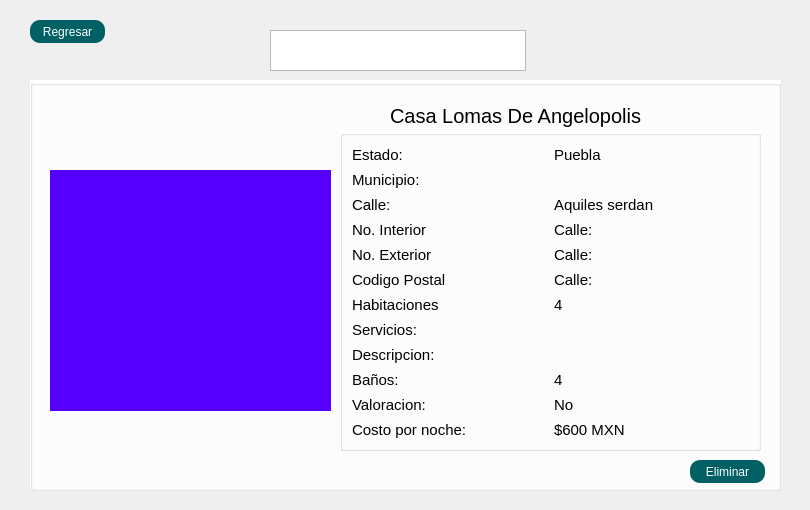
      <widget class="QWidget" name="Administrador_17">
       <widget class="QLabel" name="label_44">
        <property name="geometry">
         <rect>
          <x>10</x>
          <y>10</y>
          <width>791</width>
          <height>491</height>
         </rect>
        </property>
        <property name="styleSheet">
         <string notr="true">border-image: url(C:/Users/ailes/OneDrive/Escritorio/HRS/Recursos/admin.png);</string>
        </property>
        <property name="text">
         <string/>
        </property>
       </widget>
       <widget class="QGroupBox" name="groupBox_53">
        <property name="geometry">
         <rect>
          <x>30</x>
          <y>80</y>
          <width>751</width>
          <height>411</height>
         </rect>
        </property>
        <property name="styleSheet">
         <string notr="true">QGroupBox{
background-color:white;
}

QGridLayout{
background-color:white;
}

QLabel{
background-color:transparent;
color:black;
}
QLineEdit{
background-color:transparent;
border:none;
border-bottom: 1px solid;
border-color: black;
border-bottom: 1px solid;
}

QPushButton{
	background-color: #006064;
	color: white;
    selection-color: white;  
    border-radius: 10px; 
    padding: 2px 4px;
}

QPushButton:hover{
	background-color: #006064;
	color: white;
    selection-color: white;  
    border-radius: 10px; 
    padding: 2px 4px;

}</string>
        </property>
        <property name="title">
         <string/>
        </property>
        <widget class="QLabel" name="label_ImagenCasa_18">
         <property name="geometry">
          <rect>
           <x>20</x>
           <y>90</y>
           <width>281</width>
           <height>241</height>
          </rect>
         </property>
         <property name="styleSheet">
          <string notr="true">background-color: rgb(85, 0, 255);</string>
         </property>
         <property name="text">
          <string/>
         </property>
        </widget>
        <widget class="QLabel" name="label_299">
         <property name="geometry">
          <rect>
           <x>360</x>
           <y>20</y>
           <width>351</width>
           <height>31</height>
          </rect>
         </property>
         <property name="styleSheet">
          <string notr="true">
font-size: 20px;
</string>
         </property>
         <property name="text">
          <string>Casa Lomas De Angelopolis</string>
         </property>
        </widget>
        <widget class="QGroupBox" name="gridGroupBox_2">
         <property name="geometry">
          <rect>
           <x>310</x>
           <y>50</y>
           <width>421</width>
           <height>321</height>
          </rect>
         </property>
         <layout class="QGridLayout" name="gridLayout_2">
          <item row="10" column="2">
           <widget class="QLabel" name="mascota_2">
            <property name="styleSheet">
             <string notr="true">
font-size: 15px;</string>
            </property>
            <property name="text">
             <string>No</string>
            </property>
           </widget>
          </item>
          <item row="7" column="0">
           <widget class="QLabel" name="label_80">
            <property name="styleSheet">
             <string notr="true"> font-size: 15px;</string>
            </property>
            <property name="text">
             <string>Servicios:</string>
            </property>
           </widget>
          </item>
          <item row="11" column="2">
           <widget class="QLabel" name="precio_4">
            <property name="styleSheet">
             <string notr="true">font-size: 15px;</string>
            </property>
            <property name="text">
             <string>$600 MXN</string>
            </property>
           </widget>
          </item>
          <item row="5" column="0">
           <widget class="QLabel" name="label_317">
            <property name="styleSheet">
             <string notr="true">
 font-size: 15px;</string>
            </property>
            <property name="text">
             <string>Codigo Postal</string>
            </property>
           </widget>
          </item>
          <item row="6" column="2">
           <widget class="QLabel" name="habitaciones_3">
            <property name="styleSheet">
             <string notr="true">font-size: 15px;</string>
            </property>
            <property name="text">
             <string>4</string>
            </property>
           </widget>
          </item>
          <item row="2" column="2">
           <widget class="QLabel" name="calle_3">
            <property name="styleSheet">
             <string notr="true">
font-size: 15px;</string>
            </property>
            <property name="text">
             <string>Aquiles serdan</string>
            </property>
           </widget>
          </item>
          <item row="0" column="0">
           <widget class="QLabel" name="label_310">
            <property name="styleSheet">
             <string notr="true"> font-size: 15px;</string>
            </property>
            <property name="text">
             <string>Estado:</string>
            </property>
           </widget>
          </item>
          <item row="0" column="2">
           <widget class="QLabel" name="estado_4">
            <property name="styleSheet">
             <string notr="true">
font-size: 15px;</string>
            </property>
            <property name="text">
             <string>Puebla</string>
            </property>
           </widget>
          </item>
          <item row="2" column="0">
           <widget class="QLabel" name="label_312">
            <property name="styleSheet">
             <string notr="true">
 font-size: 15px;</string>
            </property>
            <property name="text">
             <string>Calle:</string>
            </property>
           </widget>
          </item>
          <item row="5" column="2">
           <widget class="QLabel" name="cp_3">
            <property name="styleSheet">
             <string notr="true">
 font-size: 15px;</string>
            </property>
            <property name="text">
             <string>Calle:</string>
            </property>
           </widget>
          </item>
          <item row="4" column="2">
           <widget class="QLabel" name="no_exterior_2">
            <property name="styleSheet">
             <string notr="true">
 font-size: 15px;</string>
            </property>
            <property name="text">
             <string>Calle:</string>
            </property>
           </widget>
          </item>
          <item row="11" column="0">
           <widget class="QLabel" name="label_309">
            <property name="styleSheet">
             <string notr="true">
 font-size: 15px;</string>
            </property>
            <property name="text">
             <string>Costo por noche:</string>
            </property>
           </widget>
          </item>
          <item row="3" column="0">
           <widget class="QLabel" name="label_315">
            <property name="styleSheet">
             <string notr="true">
 font-size: 15px;</string>
            </property>
            <property name="text">
             <string>No. Interior</string>
            </property>
           </widget>
          </item>
          <item row="10" column="0">
           <widget class="QLabel" name="label_313">
            <property name="styleSheet">
             <string notr="true">
 font-size: 15px;</string>
            </property>
            <property name="text">
             <string>Valoracion:</string>
            </property>
           </widget>
          </item>
          <item row="9" column="2">
           <widget class="QLabel" name="banos_3">
            <property name="styleSheet">
             <string notr="true">
font-size: 15px;</string>
            </property>
            <property name="text">
             <string>4</string>
            </property>
           </widget>
          </item>
          <item row="8" column="2">
           <widget class="QLabel" name="Desc">
            <property name="styleSheet">
             <string notr="true"> font-size: 15px;</string>
            </property>
            <property name="text">
             <string/>
            </property>
           </widget>
          </item>
          <item row="9" column="0">
           <widget class="QLabel" name="label_308">
            <property name="styleSheet">
             <string notr="true">
 font-size: 15px;</string>
            </property>
            <property name="text">
             <string>Baños:</string>
            </property>
           </widget>
          </item>
          <item row="7" column="2">
           <widget class="QLabel" name="servicio_2">
            <property name="styleSheet">
             <string notr="true"> font-size: 15px;</string>
            </property>
            <property name="text">
             <string/>
            </property>
           </widget>
          </item>
          <item row="8" column="0">
           <widget class="QLabel" name="label_81">
            <property name="styleSheet">
             <string notr="true"> font-size: 15px;</string>
            </property>
            <property name="text">
             <string>Descripcion:</string>
            </property>
           </widget>
          </item>
          <item row="1" column="0">
           <widget class="QLabel" name="label_79">
            <property name="styleSheet">
             <string notr="true"> font-size: 15px;</string>
            </property>
            <property name="text">
             <string>Municipio:</string>
            </property>
           </widget>
          </item>
          <item row="4" column="0">
           <widget class="QLabel" name="label_314">
            <property name="styleSheet">
             <string notr="true">
 font-size: 15px;</string>
            </property>
            <property name="text">
             <string>No. Exterior</string>
            </property>
           </widget>
          </item>
          <item row="3" column="2">
           <widget class="QLabel" name="no_interior_2">
            <property name="styleSheet">
             <string notr="true">
 font-size: 15px;</string>
            </property>
            <property name="text">
             <string>Calle:</string>
            </property>
           </widget>
          </item>
          <item row="6" column="0">
           <widget class="QLabel" name="label_311">
            <property name="styleSheet">
             <string notr="true">
 font-size: 15px;</string>
            </property>
            <property name="text">
             <string>Habitaciones</string>
            </property>
           </widget>
          </item>
          <item row="1" column="2">
           <widget class="QLabel" name="Mun">
            <property name="styleSheet">
             <string notr="true"> font-size: 15px;</string>
            </property>
            <property name="text">
             <string/>
            </property>
           </widget>
          </item>
         </layout>
        </widget>
        <widget class="QPushButton" name="eliminar">
         <property name="geometry">
          <rect>
           <x>660</x>
           <y>380</y>
           <width>75</width>
           <height>23</height>
          </rect>
         </property>
         <property name="styleSheet">
          <string notr="true"/>
         </property>
         <property name="text">
          <string>Eliminar</string>
         </property>
        </widget>
       </widget>
       <widget class="QTextBrowser" name="textBrowser_14">
        <property name="geometry">
         <rect>
          <x>270</x>
          <y>30</y>
          <width>256</width>
          <height>41</height>
         </rect>
        </property>
        <property name="styleSheet">
         <string notr="true">color:white;</string>
        </property>
        <property name="html">
         <string>&lt;!DOCTYPE HTML PUBLIC &quot;-//W3C//DTD HTML 4.0//EN&quot; &quot;http://www.w3.org/TR/REC-html40/strict.dtd&quot;&gt;
&lt;html&gt;&lt;head&gt;&lt;meta name=&quot;qrichtext&quot; content=&quot;1&quot; /&gt;&lt;style type=&quot;text/css&quot;&gt;
p, li { white-space: pre-wrap; }
&lt;/style&gt;&lt;/head&gt;&lt;body style=&quot; font-family:'MS Shell Dlg 2'; font-size:8.25pt; font-weight:400; font-style:normal;&quot;&gt;
&lt;p align=&quot;center&quot; style=&quot; margin-top:0px; margin-bottom:0px; margin-left:0px; margin-right:0px; -qt-block-indent:0; text-indent:0px;&quot;&gt;&lt;span style=&quot; font-family:'MS Shell Dlg 2'; font-size:18pt;&quot;&gt;Detalles de la casa&lt;/span&gt;&lt;/p&gt;&lt;/body&gt;&lt;/html&gt;</string>
        </property>
       </widget>
       <widget class="QPushButton" name="regresar_7">
        <property name="geometry">
         <rect>
          <x>30</x>
          <y>20</y>
          <width>75</width>
          <height>23</height>
         </rect>
        </property>
        <property name="styleSheet">
         <string notr="true">QPushButton{
	background-color: #006064;
	color: white;
    selection-color: white;  
    border-radius: 10px; 
    padding: 2px 4px;
}

QPushButton:hover{
	background-color: #006064;
	color: white;
    selection-color: white;  
    border-radius: 10px; 
    padding: 2px 4px;

}</string>
        </property>
        <property name="text">
         <string>Regresar</string>
        </property>
       </widget>
      </widget>
